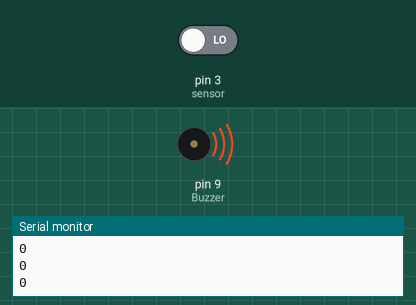
This sketch was run on a simulated Arduino Uno, built with avr-gcc and run on an emulated ATmega328P. On the bench: buzzer (waves = sounding), the last lines printed to the serial monitor. The inputs (shaded band) are chosen by the test bench; at power-on: pin 3 (sensor) LOW.

Above: at 1.2 s.
1.3 s: pin 3 (sensor) driven HIGH
At 2.1 s:
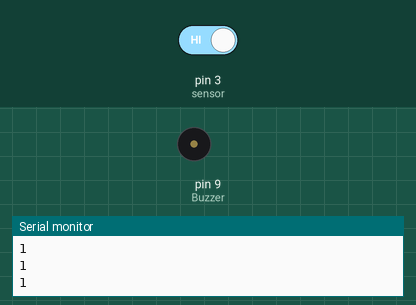
2.8 s: pin 3 (sensor) driven LOW
At 3.3 s:
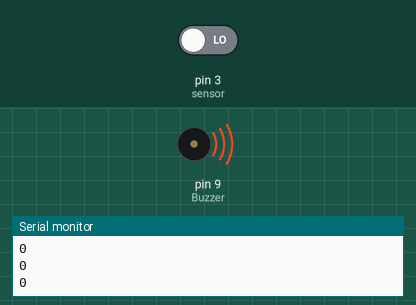
Timing chart, 0 to 5.8 s (numbered marks = the images above; inputs shaded):
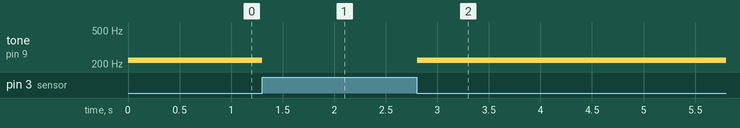

Measured:
- after the input at 1.3 s, tone on pin 9 (Buzzer): 220 Hz → silent at once
- after the input at 2.8 s, tone on pin 9 (Buzzer): silent → 220 Hz at once

The sketch:

IR_sensor.ino
```cpp
int sensor = 3;              // 라인트레이서 센서을 9번 핀에 연결
int Buzzer = 9;              // Buzzer를 7번 핀에 연결

void setup() {
  Serial.begin(9600);
  pinMode(Buzzer, OUTPUT);   // Buzzer는 '출력'
  pinMode(sensor, INPUT);    // 라인트레이서 센서는 '입력'
}
void loop() {
  int val = digitalRead(sensor);  // 센서 값을 읽어와서
  Serial.println(val);
  if (val == HIGH) {         // 검정색 주행선 위에 있으면
    noTone(Buzzer);               // Buzzer에서 소리가 나지 않는다
    delay(100);
  } else {                   // 검정색 주행선을 벗어나면
    tone(Buzzer, 220);            // Buzzer에서 소리가 난다
    delay(100);
  }
}
```
